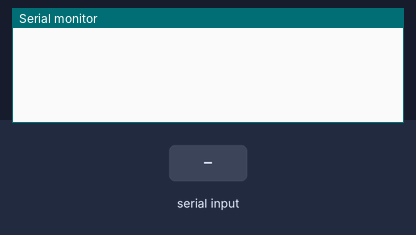
The sketch below on a simulated Arduino Uno, built with avr-gcc and run on an emulated ATmega328P. Parts: the last lines printed to the serial monitor. The inputs (shaded band) are chosen by the test bench.

Above: at 1.2 s.
1.3 s: "cook" received over Serial
At 3.5 s:
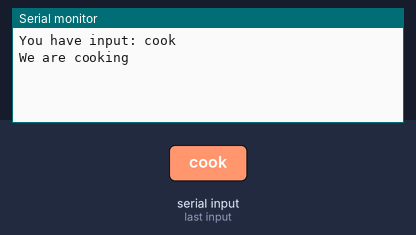
3.8 s: "potato" received over Serial
At 6.0 s:
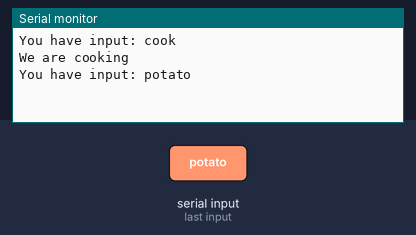
6.3 s: "1" received over Serial
At 7.7 s:
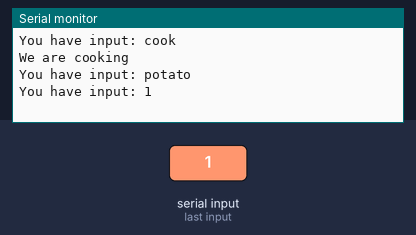
8.8 s: "cook" received over Serial
At 11.2 s:
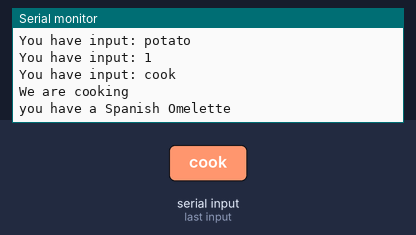

Measured:
- after the input at 1.3 s, the serial monitor: prints a new line after 1.0 s (image 1)
- after the input at 3.8 s, the serial monitor: prints a new line after 1.0 s (image 2)
- after the input at 6.3 s, the serial monitor: prints a new line after 1.0 s (image 3)
- after the input at 8.8 s, the serial monitor: prints a new line after 1.0 s (image 4)

The sketch:

cooking_system_2.ino
```cpp
int eggs = 4;
int potato = 0;
bool oil = true;
double onion = 1;

void setup() {
 // put your setup code here, to run once:
 Serial.begin(9600);
}

void loop() {
 // put your main code here, to run repeatedly:
 String input = Serial.readString();
 if (input != "") {
 Serial.println("You have input: " + input);
 input.trim();
 decide(input);
 }
}


void cook() {
 Serial.println("We are cooking");
 if (eggs >= 2 &&
 potato == 1 &&
 onion >= 0.25 && oil ) {
 Serial.println("you have a Spanish Omelette");
 eggs = eggs - 2;
 potato--;
 onion = onion - 0.25;
 }
}
void decide(String input) {
 if (input == "cook") {
 cook();

 }
 if(input=="potato"){potato++;}}
```
